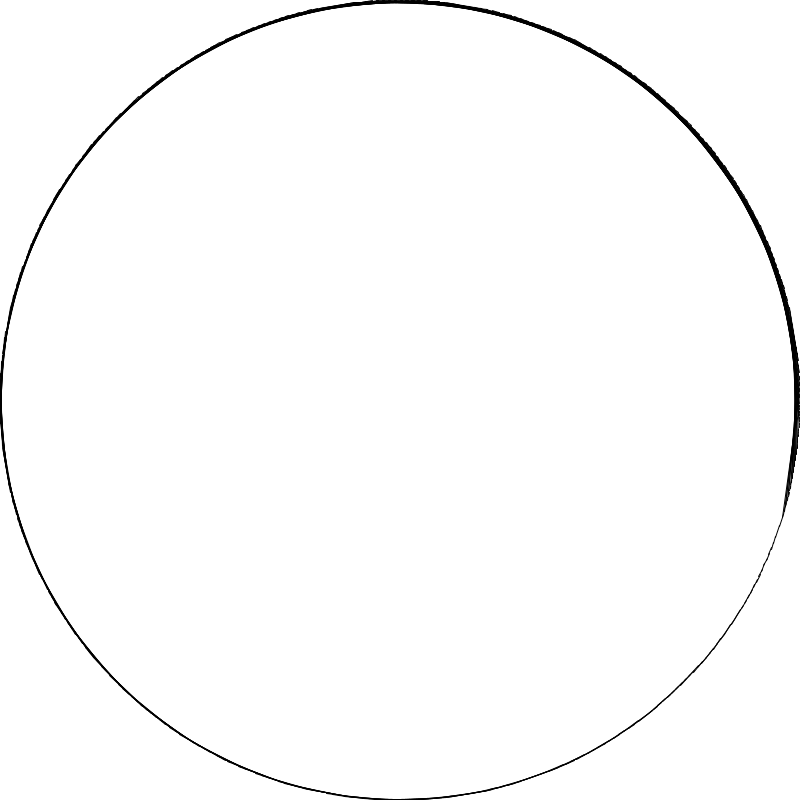
Frame 1 (no input)
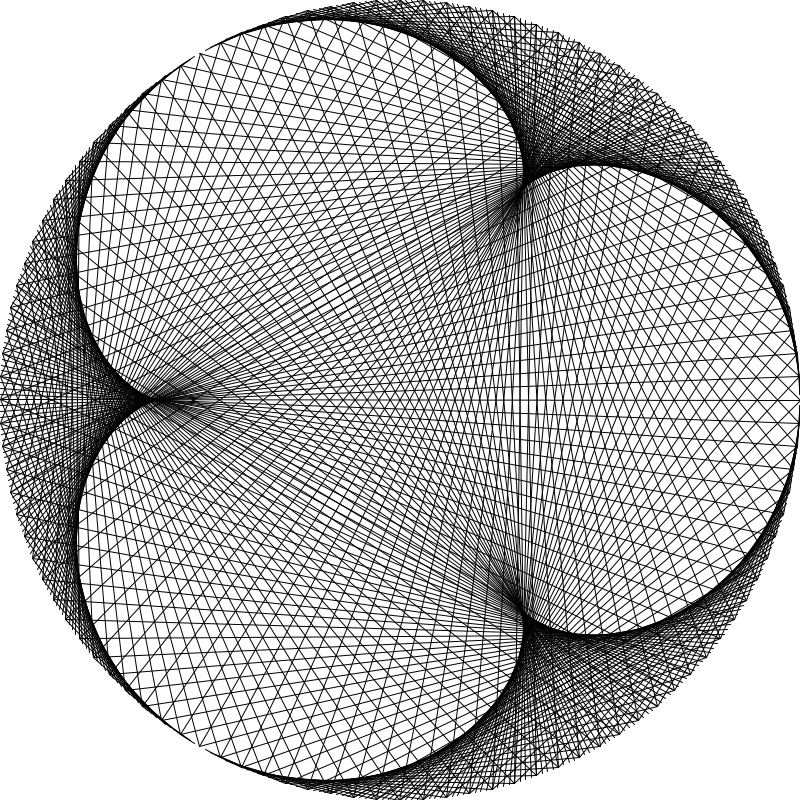
Frame 60 (the mouse pressed at the canvas centre just before this capture)
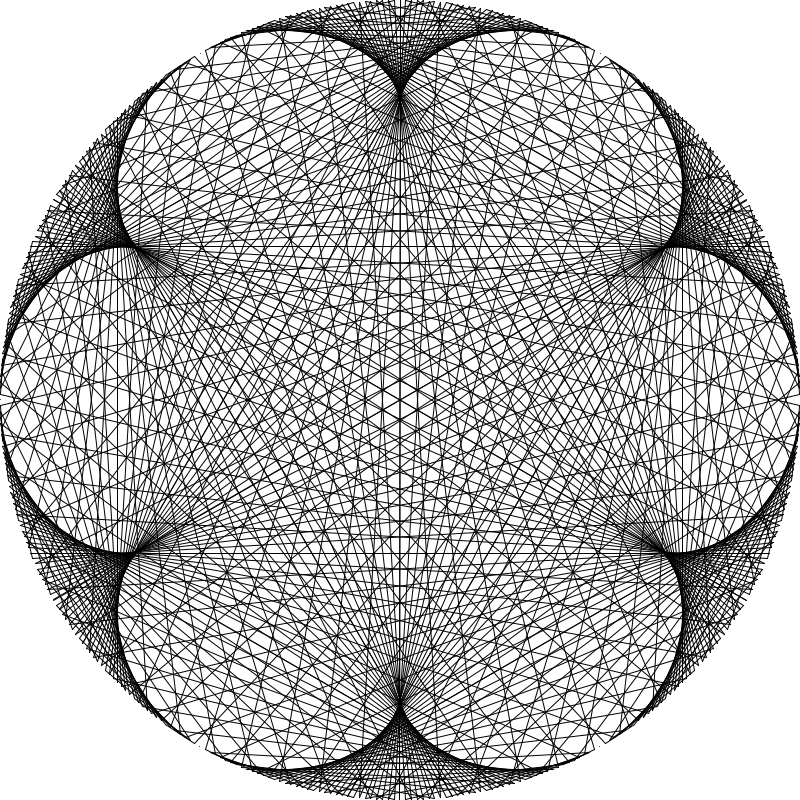
Frame 120 (the mouse held since frame 60 and released just before this capture)

The Processing sketch that drew these frames (run headless with seeded random() and noise(); from frame 60 on, the mouse is pressed at the canvas centre):

// Processing sketch: GA2_2_cardioid
// ── GA2_2_cardioid.pde
//https://github.com/whitegreen/GenerativeArt
float r=400;
int n=72*6;
void setup(){
  size(800,800);
}
void draw(){
  background(255);
  translate(400,400);
  float s=1+0.05*frameCount; 
  for(int i=0;i<n;i++){
    float theta= 2*PI*i/n;
    float y= r*sin(theta);
    float x= r*cos(theta);
    float y2= r*sin(s*theta);
    float x2= r*cos(s*theta);
    line(x,y, x2,y2);
  }
}
